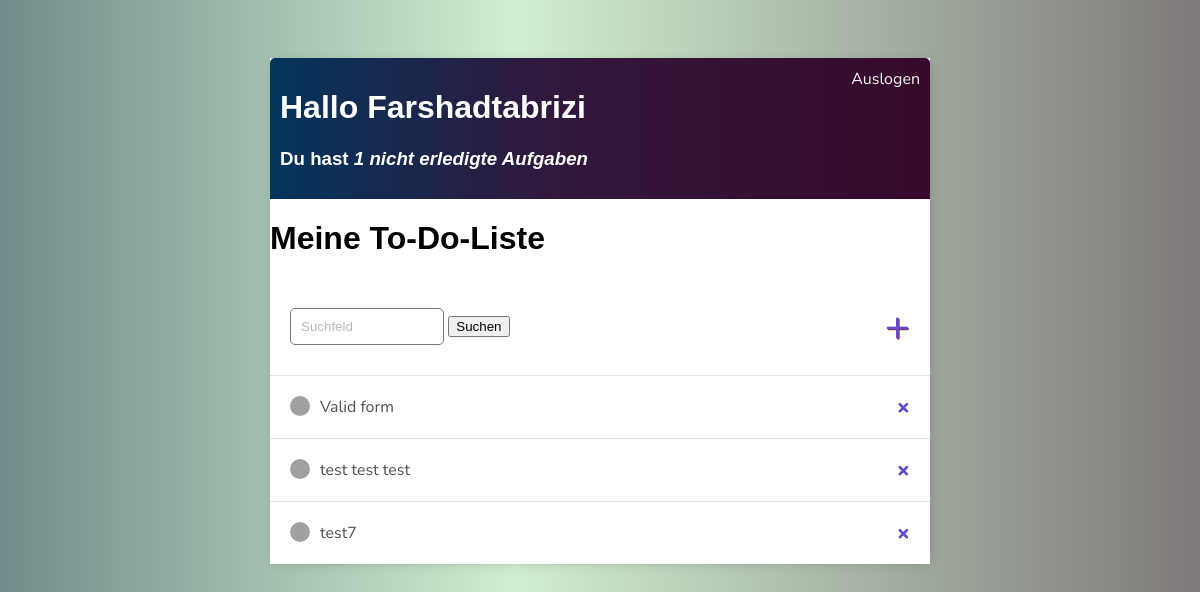
The app's page / (signed in), older data.
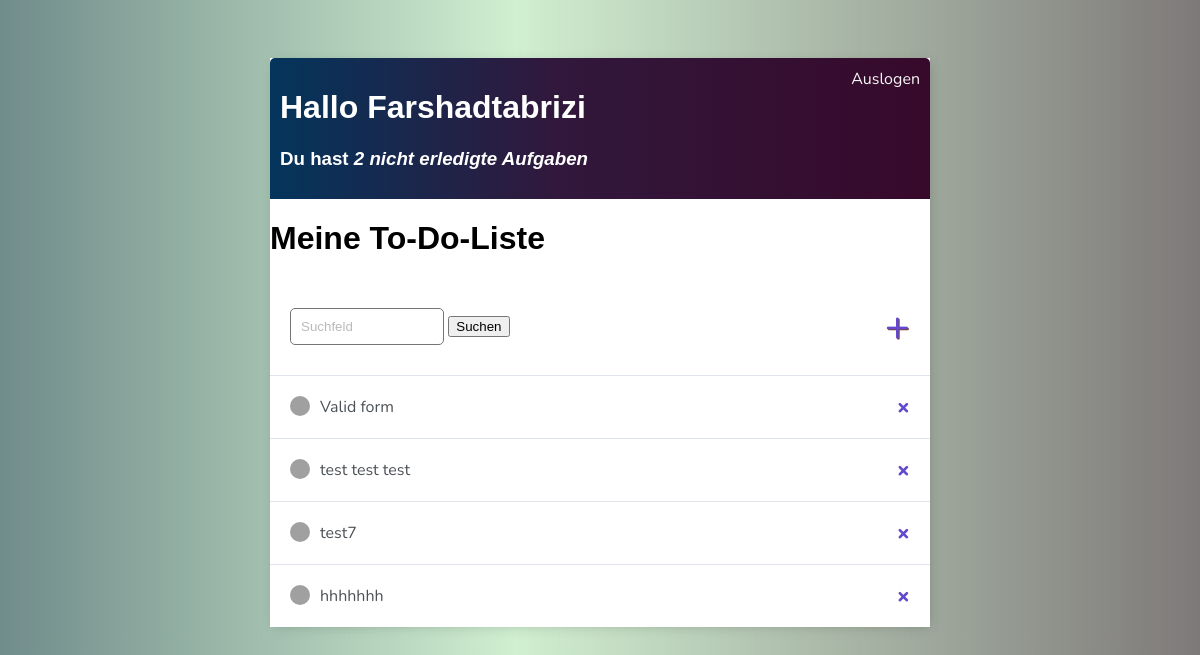
The same page, newer data.
### todo/models.py (models this page shows)
class Task(models.Model):
    user = models.ForeignKey(User, on_delete=models.CASCADE, null=True, blank=True)
    title = models.CharField(max_length=200, null=True)
    description = models.TextField(null=True, blank=True)
    completed = models.BooleanField(default=False)
    created = models.DateTimeField(auto_now_add=True)
    def __str__(self):
        return self.title
    class Meta:
        ordering = ['created']

### todo/views.py (the view)
# urls.py: path('', TaskListView.as_view(), name='task-list'),
class TaskListView(LoginRequiredMixin, ListView):
    model = Task
    context_object_name = 'task'
    def get_context_data(self, **kwargs):
        context = super().get_context_data(**kwargs)
        context['task'] = context['task'].filter(user=self.request.user)
        context['count'] = context['task'].filter(completed=False).count()
        return context

### todo/templates/todo/task_list.html
{% extends 'main.html' %}
{%  block content %}
<div class="header-bar">
    <div>
        <h1> Hallo {{ request.user| title }}</h1>
        <h3>Du hast <i>{{ count }} nicht erledigte Aufgaben</i></h3>
    </div>
    {% if request.user.is_authenticated %}
    <a href="{% url 'login' %}">Auslogen</a>
</div>
{% else %}
    <a href="{% url 'login' %}">Einlogen</a>
{% endif %}
<h1>Meine To-Do-Liste</h1>
<div id="search-add-wrapper">
    <form action="" methid="get">
    <input type="text" name="search-area" placeholder="Suchfeld">
    <input type="submit" value="Suchen">
</form>
    <a id="add-link" href="{% url 'task-create' %}">&#x2b;</a>
</div>
<div class="task-items-wrapper">
    {% for task in task %}
    <div class="task-wrapper">
        {% if task.complete %}
        <div class="task-title">
            <div class="task-complete-icon"></div>
            <i><s><a href="{% url 'task-update' task.id%}">{{ task }}</a></s></i>
        </div>
        <a class="delete-link" href="{% url 'task-delete' task.id %}">&#215;</a>
        {% else %}
        <div class="task-title">
            <div class="task-incomplete-icon"></div>
            <a href="{% url 'task-update' task.id%}">{{ task }}</a>
        </div>
        <a class="delete-link" href="{% url 'task-delete' task.id %}">&#215;</a>
        {% endif %}
    </div>
    {% empty %}
    <h3>No items in list</h3>
    <a href="{% url 'task-create' %}">Add New Item</a>
    {% endfor %}
</div>
{%  endblock content %}

Row changes from the older to the newer data that the page shows:
added Task: title "hhhhhhh"
Text that changed along with them:
{{ count }}: "1" → "2"
